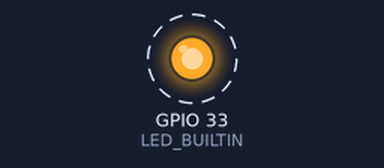
Recording of a sketch running on a simulated ESP32. Parts: output pins drawn as LEDs (lit = HIGH). Dashed ring = blinking. What the sketch prints to the serial monitor is not drawn.

Above: at 0.5 s.
Timing chart, 0 to 4.6 s (numbered marks = the images above):
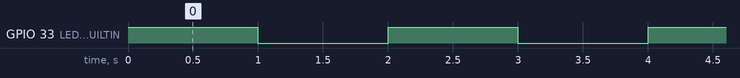

Measured:
- by itself, GPIO 33 (LED_BUILTIN): alternates HIGH for 1.0 s and LOW for 1.0 s

The sketch:

ex5-1-33-twousonePortCritical.ino
```cpp
// (licence header left out)
// Определяем пин контрольного светодиода
#define LED_BUILTIN 33
// Определяем мьютекс, который будет связан с критической секцией
// и проинициализируем его (то есть разблокируем для дальнейшего захвата)
portMUX_TYPE taskMux = portMUX_INITIALIZER_UNLOCKED;
// Создаем контроллируемую переменную критической секции
int counter = 0;

//=============================================================================
// the setup function runs once when you press reset or power the board
void setup()
{
   // initialize digital pin LED_BUILTIN as an output.
   pinMode (LED_BUILTIN, OUTPUT);
   Serial.begin (115200);
   xTaskCreatePinnedToCore (
      task1,     // Function to implement the task
      "task1",   // Name of the task
      1024,      // Stack size in words
      NULL,      // Task input parameter
      10,        // Priority of the task
      NULL,      // Task handle.
      0          // Core where the task should run
   );

   xTaskCreatePinnedToCore (
      task2,     // Function to implement the task
      "2000",    // Name of the task
      1024,      // Stack size in words
      NULL,      // Task input parameter
      10,        // Priority of the task
      NULL,      // Task handle.
      0          // Core where the task should run
   );
}

//=============================================================================
// the loop function runs over and over again forever
void loop()
{
   digitalWrite (LED_BUILTIN, HIGH);  // turn the LED on (HIGH is the voltage level)
   delay (1000);                      // wait for a second
   digitalWrite (LED_BUILTIN, LOW);   // turn the LED off by making the voltage LOW
   delay (1000);                      // wait for a second
}

//=============================================================================
// this task will periodically lock the mutex, increment the counter by 1 and unlock the mutex
void task1 (void *pvParameters)
{
   while(1)
   {
      Serial.print ("Try task1: ");
      portENTER_CRITICAL (&taskMux);  // lock the mutex (busy waiting)
         counter = counter + 1;       // increment the counter
         Serial.print ("Counter = ");
         Serial.println (counter);
      portEXIT_CRITICAL (&taskMux);   // unlock the mutex
      delay (1000);
   }
}

//=============================================================================
// this task will periodically lock the mutex, increment the counter by 1000 and unlock the mutex
void task2 (void *pvParameters)
{
   while (1)
   {
      Serial.print ("Try task2: ");
      portENTER_CRITICAL (&taskMux);  // lock the mutex (busy waiting)
         counter = counter + 1000;
         Serial.print ("Counter = ");
         Serial.println (counter);
      portEXIT_CRITICAL (&taskMux);   // unlock the mutex
      delay (500);
   }
}

// ************************************** ex5-1-33-twousonePortCritical.ino ***
```
